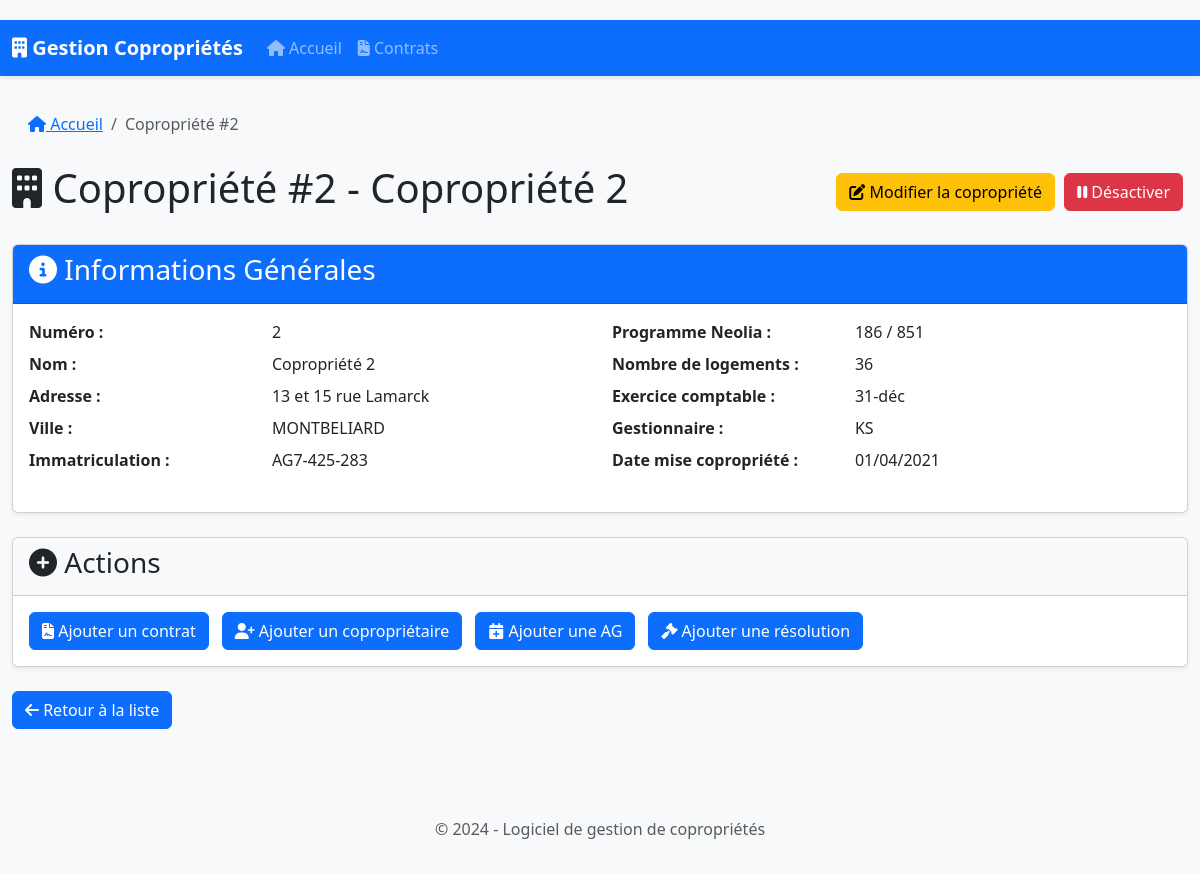
/copropriete/2, run on the app's committed database.
### database.py (models this page shows)
class Copropriete(db.Model):
    id = db.Column(db.Integer, primary_key=True)
    numero = db.Column(db.Integer, unique=True, nullable=False)
    nom = db.Column(db.String(200), nullable=False)
    date_mise_copropriete = db.Column(db.Date)
    programme_neolia = db.Column(db.String(100))
    adresse = db.Column(db.String(300))
    ville = db.Column(db.String(100))
    immatriculation = db.Column(db.String(100))
    nombre_logements = db.Column(db.Integer)
    exercice_comptable = db.Column(db.String(20))  # Ex: "31-déc", "30-juin"
    gestionnaire = db.Column(db.String(50))  # Ex: "AJ", "KS"
    est_active = db.Column(db.Boolean, default=True)
    fiche_immeuble = db.relationship('FicheImmeuble', backref='copropriete', uselist=False)
    contrats = db.relationship('Contrat', backref='copropriete', lazy=True)
    coproprietaires = db.relationship('Coproprietaire', backref='copropriete', lazy=True)
    assemblees_generales = db.relationship('AssembleeGenerale', backref='copropriete', lazy=True)
    resolutions_futures = db.relationship('ResolutionFuture', backref='copropriete', lazy=True)

### app.py (the view)
@app.route('/copropriete/<int:copro_id>')
def copropriete(copro_id):
    copropriete = Copropriete.query.options(
        joinedload(Copropriete.fiche_immeuble),
        joinedload(Copropriete.coproprietaires),
        joinedload(Copropriete.coproprietaires).joinedload(Coproprietaire.lots),
        joinedload(Copropriete.coproprietaires).joinedload(Coproprietaire.emails),
        joinedload(Copropriete.coproprietaires).joinedload(Coproprietaire.telephones),
        joinedload(Copropriete.contrats).joinedload(Contrat.prestations),
        joinedload(Copropriete.assemblees_generales).joinedload(AssembleeGenerale.points_a_retenir),
        joinedload(Copropriete.assemblees_generales).joinedload(AssembleeGenerale.budgets_travaux).joinedload(BudgetTravaux.appels_fonds),
        joinedload(Copropriete.resolutions_futures)
    ).get_or_404(copro_id)
    types_contrats = ["Assurance", "Nettoyage", "Entretien", "Sécurité", "Autre"]
    civilites = Civilite.query.all()
    return render_template(
        'copropriete.html',
        copropriete=copropriete,
        contrats=copropriete.contrats,
        coproprietaires=copropriete.coproprietaires,
        assemblees=copropriete.assemblees_generales,
        resolutions=copropriete.resolutions_futures,
        types_contrats=types_contrats,
        civilites=civilites
    )

### app.py (called while the page is built)
@app.context_processor
def inject_models():
    return dict(Civilite=Civilite)

### templates/copropriete.html (shortened to what this page needs)
{% extends "base.html" %}
{% block content %}
<div class="row">
    <div class="col-md-12">
        <nav aria-label="breadcrumb">
            <ol class="breadcrumb">
                <li class="breadcrumb-item"><a href="{{ url_for('index') }}"><i class="fas fa-home"></i> Accueil</a></li>
                <li class="breadcrumb-item active" aria-current="page">Copropriété #{{ copropriete.numero }}</li>
            </ol>
        </nav>
        <div class="d-flex justify-content-between align-items-center mb-4">
            <h1><i class="fas fa-building"></i> Copropriété #{{ copropriete.numero }} - {{ copropriete.nom }}</h1>
            <div>
                    <a href="{{ url_for('edit_copropriete', copro_id=copropriete.id) }}" class="btn btn-warning">
                        <i class="fas fa-edit"></i> Modifier la copropriété
                    </a>
                {% if copropriete.est_active %}
                    <form method="POST" action="{{ url_for('toggle_active', copro_id=copropriete.id) }}" class="d-inline">
                        <button type="submit" class="btn btn-danger">
                            <i class="fas fa-pause"></i> Désactiver
                        </button>
                    </form>
                {% else %}
                    <form method="POST" action="{{ url_for('toggle_active', copro_id=copropriete.id) }}" class="d-inline">
                        <button type="submit" class="btn btn-success">
                            <i class="fas fa-play"></i> Réactiver
                        </button>
                    </form>
                {% endif %}
            </div>
        </div>
    </div>
</div>
<div class="card mb-4">
    <div class="card-header bg-primary text-white">
        <h3><i class="fas fa-info-circle"></i> Informations Générales</h3>
    </div>
    <div class="card-body">
        <div class="row">
            <div class="col-md-6">
                <dl class="row">
                    <dt class="col-sm-5">Numéro :</dt>
                    <dd class="col-sm-7">{{ copropriete.numero }}</dd>
                    <dt class="col-sm-5">Nom :</dt>
                    <dd class="col-sm-7">{{ copropriete.nom }}</dd>
                    <dt class="col-sm-5">Adresse :</dt>
                    <dd class="col-sm-7">{{ copropriete.adresse }}</dd>
                    <dt class="col-sm-5">Ville :</dt>
                    <dd class="col-sm-7">{{ copropriete.ville }}</dd>
                    <dt class="col-sm-5">Immatriculation :</dt>
                    <dd class="col-sm-7">{{ copropriete.immatriculation or 'N/C' }}</dd>
                </dl>
            </div>
            <div class="col-md-6">
                <dl class="row">
                    <dt class="col-sm-5">Programme Neolia :</dt>
                    <dd class="col-sm-7">{{ copropriete.programme_neolia or 'N/C' }}</dd>
                    <dt class="col-sm-5">Nombre de logements :</dt>
                    <dd class="col-sm-7">{{ copropriete.nombre_logements or 0 }}</dd>
                    <dt class="col-sm-5">Exercice comptable :</dt>
                    <dd class="col-sm-7">{{ copropriete.exercice_comptable or 'N/C' }}</dd>
                    <dt class="col-sm-5">Gestionnaire :</dt>
                    <dd class="col-sm-7">{{ copropriete.gestionnaire or 'N/C' }}</dd>
                    <dt class="col-sm-5">Date mise copropriété :</dt>
                    <dd class="col-sm-7">
                        {{ copropriete.date_mise_copropriete.strftime('%d/%m/%Y') if copropriete.date_mise_copropriete else 'N/C' }}
                    </dd>
                </dl>
            </div>
        </div>
    </div>
</div>
<div class="card mb-4">
    <div class="card-header bg-light">
        <h3><i class="fas fa-plus-circle"></i> Actions</h3>
    </div>
    <div class="card-body">
        <div class="d-flex flex-wrap gap-2">
            <button type="button" class="btn btn-primary" data-bs-toggle="modal" data-bs-target="#addContratModal">
                <i class="fas fa-file-contract"></i> Ajouter un contrat
            </button>
            <button type="button" class="btn btn-primary" data-bs-toggle="modal" data-bs-target="#addCoproprietaireModal">
                <i class="fas fa-user-plus"></i> Ajouter un copropriétaire
            </button>
            <button type="button" class="btn btn-primary" data-bs-toggle="modal" data-bs-target="#addAGModal">
                <i class="fas fa-calendar-plus"></i> Ajouter une AG
            </button>
            <button type="button" class="btn btn-primary" data-bs-toggle="modal" data-bs-target="#addResolutionModal">
                <i class="fas fa-gavel"></i> Ajouter une résolution
            </button>
        </div>
    </div>
</div>
<a href="{{ url_for('index') }}" class="btn btn-primary mb-4">
    <i class="fas fa-arrow-left"></i> Retour à la liste
</a>
{% endblock %}

### static/css/style.css (style rules this page uses)
body { padding-top: 20px; background-color: #f8f9fa; }
.card { margin-bottom: 20px; box-shadow: 0 0.125rem 0.25rem rgba(0, 0, 0, 0.075); }
.card-header { font-weight: 600; }
.btn { margin-right: 5px; }
.breadcrumb { background-color: transparent; padding: 0.75rem 1rem; }
.breadcrumb-item + .breadcrumb-item::before { content: "/"; }

### data on the page
Copropriete: numero "2", nom "Copropriété 2", adresse "13 et 15 rue Lamarck", ville "MONTBELIARD", immatriculation "AG7-425-283", programme_neolia "186 / 851", nombre_logements "36", exercice_comptable "31-déc", gestionnaire "KS", date_mise_copropriete "01/04/2021"
